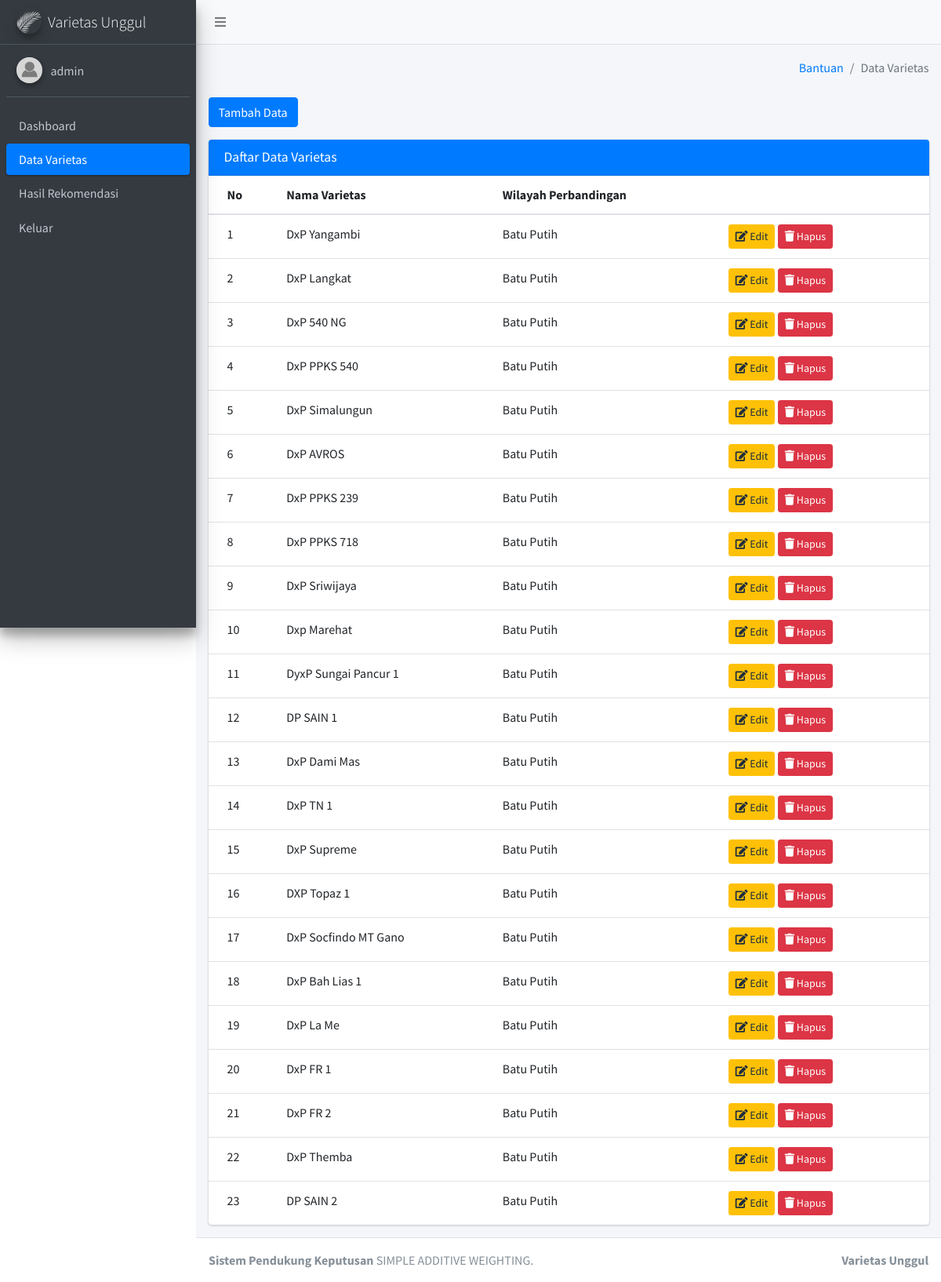
/varietas.php (signed in), run on the app's committed database.
### tables this page shows
CREATE TABLE `alternatif` (
  `id` int(11) NOT NULL,
  `wilayah_id` int(11) NOT NULL,
  `nama` varchar(50) NOT NULL
);

CREATE TABLE `wilayah` (
  `id` int(11) NOT NULL,
  `nama` varchar(50) NOT NULL,
  `kabupaten` varchar(50) NOT NULL,
  `provinsi` varchar(50) NOT NULL
);

### models/Varietas.php (called while the page is built, shortened)
<?php
class Varietas {
    protected $pdo;
    public function __construct ($pdo)
    {
        $this->pdo = $pdo;
    }
    public function index ()
    {
        $query = "SELECT alternatif.id AS id, alternatif.nama AS nama, wilayah.nama AS nama_wilayah " .
                "FROM alternatif LEFT JOIN wilayah ON alternatif.wilayah_id = wilayah.id";
        $statement = $this->pdo->prepare($query);
        $statement->execute();
        $result = $statement->fetchAll(\PDO::FETCH_ASSOC);
        return $result;
    }
}

### varietas.php (the view, shortened to what this page needs)
<?php
require __DIR__ . '/config/connect.php';
$varietasModel = new Varietas($pdo);
$varietasItems = $varietasModel->index();
extract([
    'varietasItems' => $varietasItems
]);
?>
<!DOCTYPE html>
<html lang="en">
<head>
    <link rel="stylesheet" href="plugins/fontawesome-free/css/all.min.css">
    <link rel="stylesheet" href="plugins/overlayScrollbars/css/OverlayScrollbars.min.css">
    <link rel="stylesheet" href="dist/css/adminlte.min.css">
</head>
<body class="hold-transition sidebar-mini layout-fixed layout-navbar-fixed layout-footer-fixed">
    <div class="wrapper">
        <nav class="main-header navbar navbar-expand navbar-light">
            <ul class="navbar-nav">
                <li class="nav-item">
                    <a class="nav-link" data-widget="pushmenu" href="#" role="button"><i class="fas fa-bars"></i></a>
                </li>
            </ul>
        </nav>
        <aside class="main-sidebar sidebar-dark-primary elevation-4">
            <a class="brand-link">
                <img src="dist/img/logo1.png" alt="AdminLTE Logo" class="brand-image img-circle elevation-3" style="opacity: .8">
                <span class="brand-text font-weight-light">Varietas Unggul</span>
            </a>
            <div class="sidebar">
                <div class="user-panel mt-3 pb-3 mb-3 d-flex">
                    <div class="image">
                        <img src="dist/img/user.png" class="img-circle elevation-2" alt="User Image">
                    </div>
                    <div class="info">
                        <a href="#" class="d-block"><?php echo $_SESSION['nama'] ?? '-' ?></a>
                    </div>
                </div>
                <nav class="mt-2">
                    <ul class="nav nav-pills nav-sidebar flex-column" data-widget="treeview" role="menu" data-accordion="false">
                        <li class="nav-item">
                            <a href="halaman_pengguna.php" class="nav-link ">
                                <p> Dashboard </p>
                            </a>
                        </li>
                        <li class="nav-item">
                            <a href="varietas.php" class="nav-link active">
                                <p> Data Varietas </p>
                            </a>
                        </li>
                        <li class="nav-item">
                            <a href="hasil.php" class="nav-link">
                                <p>Hasil Rekomendasi</p>
                            </a>
                        </li>
                        <li class="nav-item">
                            <a href="logout.php" class="nav-link">
                                <p>Keluar</p>
                            </a>
                        </li>
                    </ul>
                </nav>
                </div>
        </aside>
        <div class="content-wrapper">
            <div class="content-header">
                <div class="container-fluid">
                    <div class="row mb-2">
                    <div class="col-sm-6"></div>
                    <div class="col-sm-6">
                        <ol class="breadcrumb float-sm-right">
                            <li class="breadcrumb-item"><a href="halaman_bantuan_pengguna2.php">Bantuan</a></li>
                            <li class="breadcrumb-item active">Data Varietas</li>
                        </ol>
                    </div>
                    </div>
                </div>
            </div>
            <section class="content">
                <div class="container-fluid">
                    <div class="mb-3">
                        <a href="tambah_varietas.php" class="btn btn-primary">Tambah Data</a>
                    </div>
                    <div class="card card-primary">
                        <div class="card-header">
                            <h3 class="card-title">Daftar Data Varietas</h3>
                        </div>
                        <div class="card-body table-responsive p-0">
                            <table class="table table-hover text-nowrap">
                                <thead>
                                    <tr>
                                        <th>No</th>
                                        <th>Nama Varietas</th>
                                        <th>Wilayah Perbandingan</th>
                                        <th></th>
                                    </tr>
                                </thead>
                                <tbody>
                                    <?php foreach ($varietasItems as $index => $varietasItem) { ?>
                                        <tr>
                                            <td><?php echo $index + 1 ?></td>
                                            <td><?php echo $varietasItem['nama'] ?></td>
                                            <td><?php echo $varietasItem['nama_wilayah'] ?></td>
                                            <td>
                                                <a href="edit_varietas.php?id=<?php echo $varietasItem['id'] ?>" class="btn btn-warning btn-sm">
                                                    <i class="fa fa-edit"></i> Edit
                                                </a>
                                                <a href="hapus_varietas_proses.php?id=<?php echo $varietasItem['id'] ?>" class="btn btn-danger btn-sm">
                                                    <i class="fa fa-trash"></i> Hapus
                                                </a>
                                            </td>
                                        </tr>
                                    <?php } ?>
                                </tbody>
                            </table>
                        </div>
                    </div>
                </div>
            </section>
        </div>
        <footer class="main-footer">
            <strong>Sistem Pendukung Keputusan</strong>
            SIMPLE ADDITIVE WEIGHTING.
            <div class="float-right d-none d-sm-inline-block">
            <b>Varietas Unggul</b>
            </div>
        </footer>
    </div>
</body>
</html>
<?php
$view = ob_get_clean();
echo $view;
?>

### data on the page
alternatif: nama "DxP Yangambi", wilayah.nama "Batu Putih"
alternatif: nama "DxP Langkat", wilayah.nama "Batu Putih"
alternatif: nama "DxP 540 NG", wilayah.nama "Batu Putih"
alternatif: nama "DxP PPKS 540", wilayah.nama "Batu Putih"
alternatif: nama "DxP Simalungun", wilayah.nama "Batu Putih"
alternatif: nama "DxP AVROS", wilayah.nama "Batu Putih"
alternatif: nama "DxP PPKS 239", wilayah.nama "Batu Putih"
alternatif: nama "DxP PPKS 718", wilayah.nama "Batu Putih"
alternatif: nama "DxP Sriwijaya", wilayah.nama "Batu Putih"
alternatif: nama "Dxp Marehat", wilayah.nama "Batu Putih"
alternatif: nama "DyxP Sungai Pancur 1", wilayah.nama "Batu Putih"
alternatif: nama "DP SAIN 1", wilayah.nama "Batu Putih"
alternatif: nama "DxP Dami Mas", wilayah.nama "Batu Putih"
alternatif: nama "DxP TN 1", wilayah.nama "Batu Putih"
alternatif: nama "DxP Supreme", wilayah.nama "Batu Putih"
alternatif: nama "DXP Topaz 1", wilayah.nama "Batu Putih"
alternatif: nama "DxP Socfindo MT Gano", wilayah.nama "Batu Putih"
alternatif: nama "DxP Bah Lias 1", wilayah.nama "Batu Putih"
alternatif: nama "DxP La Me", wilayah.nama "Batu Putih"
alternatif: nama "DxP FR 1", wilayah.nama "Batu Putih"
alternatif: nama "DxP FR 2", wilayah.nama "Batu Putih"
alternatif: nama "DxP Themba", wilayah.nama "Batu Putih"
alternatif: nama "DP SAIN 2", wilayah.nama "Batu Putih"

### other printed values
$_SESSION['nama'] "admin"
